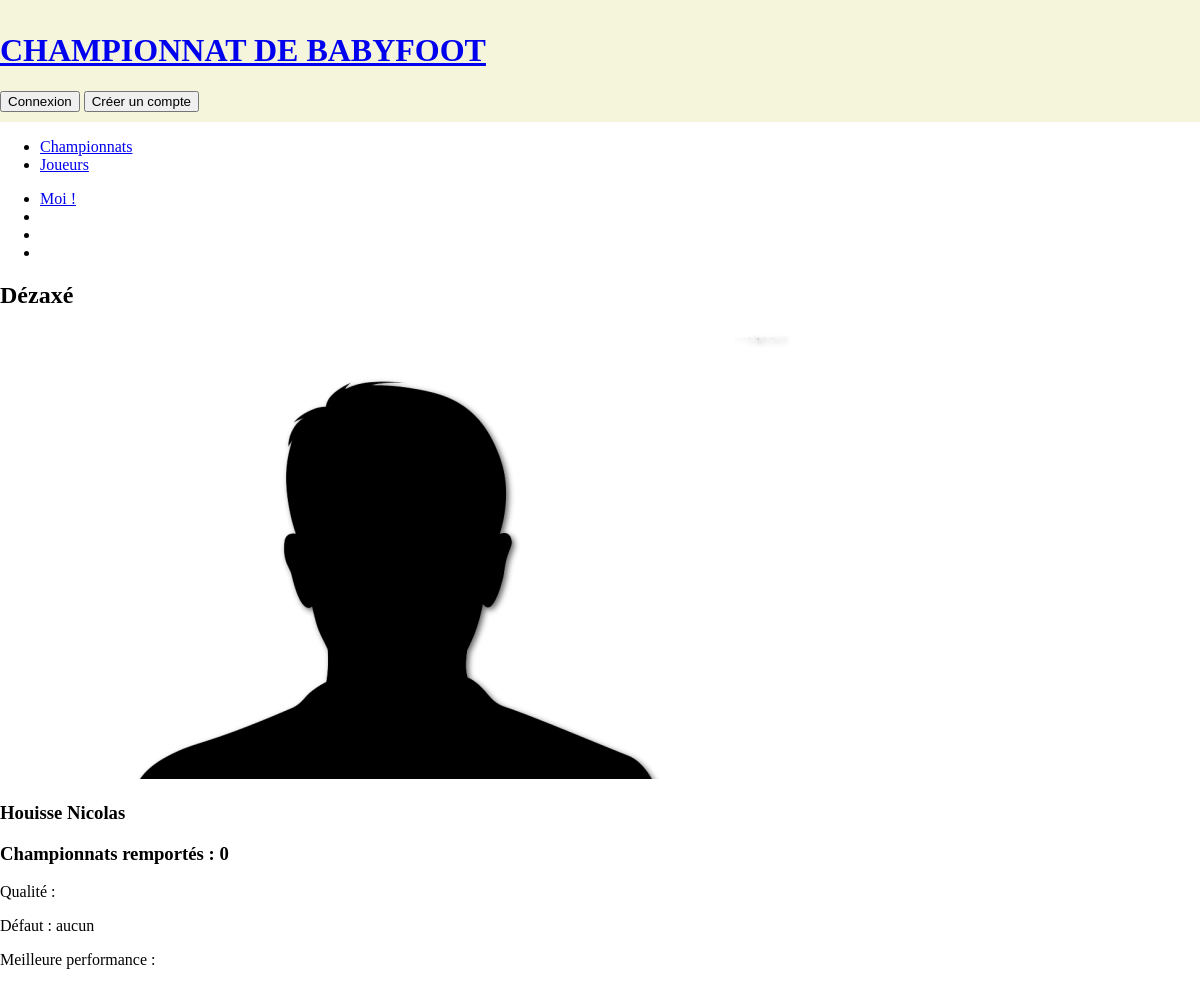
The app's page /joueurs.php?idJ=1, older data.
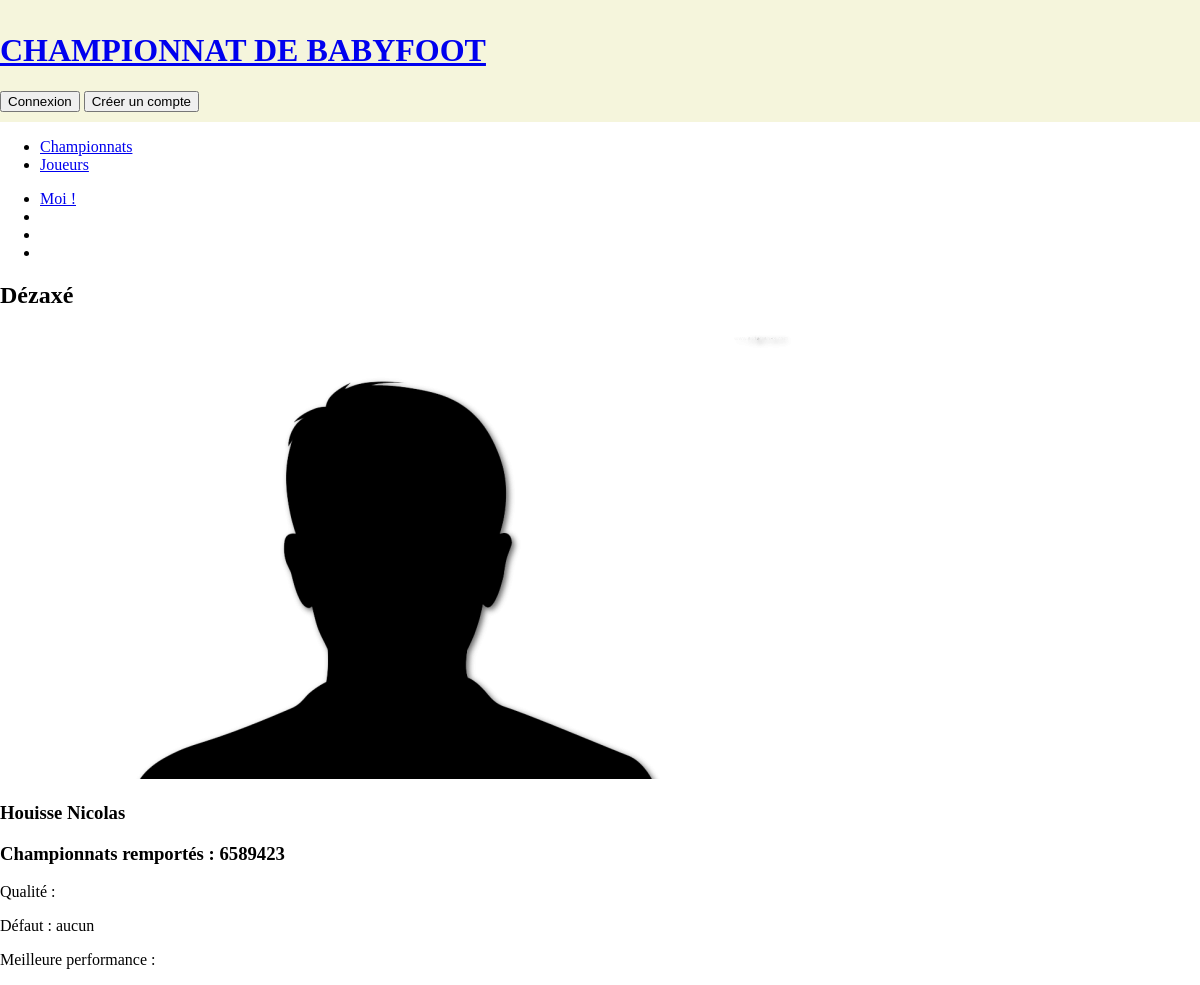
The same page, newer data.
### tables this page shows
CREATE TABLE IF NOT EXISTS `joueurs` (
  `id_Joueur` int(25) NOT NULL AUTO_INCREMENT,
  `nom` varchar(255) NOT NULL,
  `prenom` varchar(255) NOT NULL,
  `surnom` varchar(255) NOT NULL,
  `password` varchar(255) NOT NULL,
  `meilleureperformance` varchar(255) DEFAULT NULL,
  `defaut` varchar(255) DEFAULT NULL,
  `qualité` varchar(255) DEFAULT NULL,
  `photo` varchar(255) DEFAULT 'img/photo_default.png',
  `victoireChamp` int(25) DEFAULT NULL,
  PRIMARY KEY (`id_Joueur`)
);

### joueurs.php (the view, shortened to what this page needs)
<?php session_start();
include'include/connexionBdd.php';
$listeJoueurs = $bdd->query('SELECT * FROM joueurs ORDER BY nom');
$detailJoueur = $bdd->prepare('SELECT * FROM joueurs WHERE id_Joueur =?');
if(isset($_GET['idJ'])){
    $detailJoueur = $bdd->prepare('SELECT * FROM joueurs WHERE id_Joueur =?');
    $detailJoueur->execute(array($_GET['idJ']));
}
?>
<!doctype html>
<html>
<head>
    <link rel="stylesheet" type="text/css" href="css/style.css" />
</head>
<body>
<header>
	<div class="wrap">
    	<?php include'include/banniere.php'; ?>
	</div>
</header>
<div id="content">
	<div class="wrap">
		<nav>
			<?php include'include/navJoueurs.php'; ?>
		</nav>
        <?php
        if(!isset($_GET['idJ'])) {
            while ($donnees = $listeJoueurs->fetch()) {
                ?>
                <div class="liendetailJoueur">
                <a href="joueurs.php?idJ=<?php echo $donnees['id_Joueur']; ?>"><img id="photoJoueur"
                                                                                    src="<?php echo $donnees['photo']; ?>"></a>
                <p id="nomJoueur"><?php echo $donnees['surnom']; ?></p>
                </div>
                <?php
            }
        }
        else{
            while ($donnees =  $detailJoueur->fetch()){
                ?>
                <h2 id="surnomJoueur"><?php echo $donnees['surnom']; ?></h2>
                <img src="<?php echo $donnees['photo']; ?>">
                <h3 id="nomCompletJoueur"><?php echo $donnees['nom']; ?> <?php echo $donnees['prenom']; ?></h3>
                <h3>Championnats remportés : <?php echo $donnees['victoireChamp']; ?></h3>
                <p>Qualité : <?php echo $donnees['qualite']; ?></p>
                <p>Défaut : <?php echo $donnees['defaut']; ?></p>
                <p>Meilleure performance : <?php echo $donnees['meilleureperformance']; ?></p>
                <?php
            }
        }
        ?>
	</div>
</div>
</body>
</html>

Row changes from the older to the newer data that the page shows:
changed joueurs "Dézaxé": victoireChamp "0" → "6589423"
